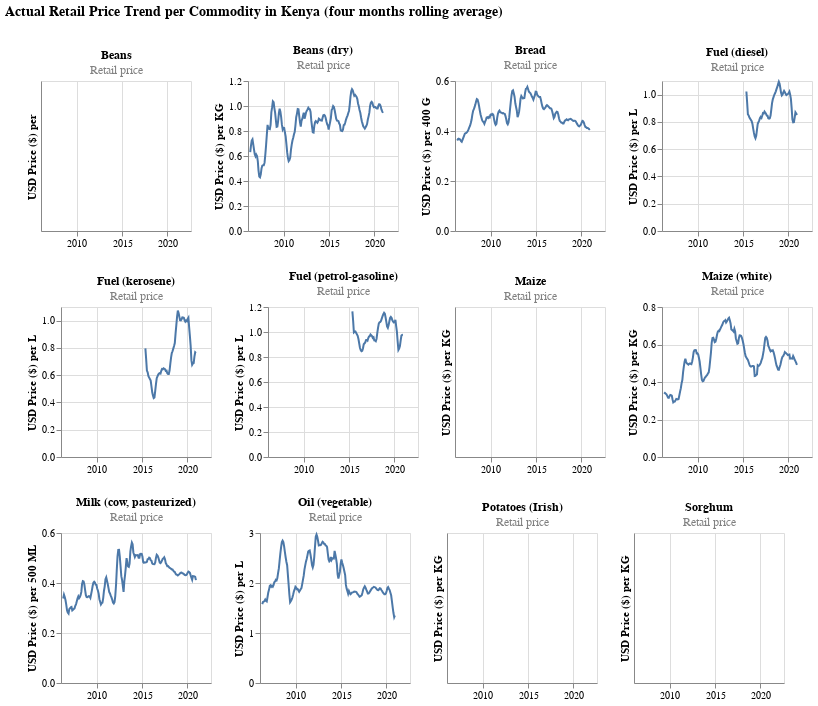

Write notebook code for a chart like this one.
### Code cell
charts = create_charts(food_prices_sbs, ['actual'], 'Retail')
compound_chart = facet_wrap(charts, plots_per_row=4) 
compound_chart.properties(
    title = {'text': 'Actual Retail Price Trend per Commodity in Kenya (four months rolling average)',
            'fontSize': 14})

### Figure 1 — Vega-Lite specification as saved in the notebook (floating-point values rounded to 4 significant figures; data arrays with more than 128 entries replaced by an {"elided": "..."} marker saying what was removed)
{"config": {"view": {"continuousWidth": 400, "continuousHeight": 300}}, "vconcat": [{"hconcat": []}, {"hconcat": [{"vconcat": []}, {"data": {"name": "data-d751713988987e9331980363e24189ce"}, "mark": "line", "encoding": {"x": {"field": "date", "scale": {"domain": ["2006-01-15T00:00:00", "2022-08-15T00:00:00"]}, "title": "", "type": "temporal"}, "y": {"field": "usdprice", "title": "USD Price ($) per ", "type": "quantitative"}}, "height": 150, "title": {"text": "Beans", "fontSize": 12, "subtitle": "Retail price", "subtitleColor": "gray"}, "width": 150}, {"data": {"name": "data-5752ca4076ea2c46abaedd76854d7066"}, "mark": "line", "encoding": {"x": {"field": "date", "scale": {"domain": ["2006-01-15T00:00:00", "2022-08-15T00:00:00"]}, "title": "", "type": "temporal"}, "y": {"field": "usdprice", "title": "USD Price ($) per KG", "type": "quantitative"}}, "height": 150, "title": {"text": "Beans (dry)", "fontSize": 12, "subtitle": "Retail price", "subtitleColor": "gray"}, "width": 150}, {"data": {"name": "data-35dd594aca40f235547da5cd9f1438a9"}, "mark": "line", "encoding": {"x": {"field": "date", "scale": {"domain": ["2006-01-15T00:00:00", "2022-08-15T00:00:00"]}, "title": "", "type": "temporal"}, "y": {"field": "usdprice", "title": "USD Price ($) per 400 G", "type": "quantitative"}}, "height": 150, "title": {"text": "Bread", "fontSize": 12, "subtitle": "Retail price", "subtitleColor": "gray"}, "width": 150}, {"data": {"name": "data-fb997acaaa431ad670e8fdc66c290458"}, "mark": "line", "encoding": {"x": {"field": "date", "scale": {"domain": ["2006-01-15T00:00:00", "2022-08-15T00:00:00"]}, "title": "", "type": "temporal"}, "y": {"field": "usdprice", "title": "USD Price ($) per L", "type": "quantitative"}}, "height": 150, "title": {"text": "Fuel (diesel)", "fontSize": 12, "subtitle": "Retail price", "subtitleColor": "gray"}, "width": 150}]}, {"hconcat": [{"vconcat": []}, {"data": {"name": "data-2d861de8a4ee77cf6f8e7b9a1ed175f9"}, "mark": "line", "encoding": {"x": {"field": "date", "scale": {"domain": ["2006-01-15T00:00:00", "2022-08-15T00:00:00"]}, "title": "", "type": "temporal"}, "y": {"field": "usdprice", "title": "USD Price ($) per L", "type": "quantitative"}}, "height": 150, "title": {"text": "Fuel (kerosene)", "fontSize": 12, "subtitle": "Retail price", "subtitleColor": "gray"}, "width": 150}, {"data": {"name": "data-64969aaa37be2fbc464da9bf72b9d698"}, "mark": "line", "encoding": {"x": {"field": "date", "scale": {"domain": ["2006-01-15T00:00:00", "2022-08-15T00:00:00"]}, "title": "", "type": "temporal"}, "y": {"field": "usdprice", "title": "USD Price ($) per L", "type": "quantitative"}}, "height": 150, "title": {"text": "Fuel (petrol-gasoline)", "fontSize": 12, "subtitle": "Retail price", "subtitleColor": "gray"}, "width": 150}, {"data": {"name": "data-c912179ebf992fcba5e086320e523dcb"}, "mark": "line", "encoding": {"x": {"field": "date", "scale": {"domain": ["2006-01-15T00:00:00", "2022-08-15T00:00:00"]}, "title": "", "type": "temporal"}, "y": {"field": "usdprice", "title": "USD Price ($) per KG", "type": "quantitative"}}, "height": 150, "title": {"text": "Maize", "fontSize": 12, "subtitle": "Retail price", "subtitleColor": "gray"}, "width": 150}, {"data": {"name": "data-ef6d8d85dc81460976c412c15aca3647"}, "mark": "line", "encoding": {"x": {"field": "date", "scale": {"domain": ["2006-01-15T00:00:00", "2022-08-15T00:00:00"]}, "title": "", "type": "temporal"}, "y": {"field": "usdprice", "title": "USD Price ($) per KG", "type": "quantitative"}}, "height": 150, "title": {"text": "Maize (white)", "fontSize": 12, "subtitle": "Retail price", "subtitleColor": "gray"}, "width": 150}]}, {"hconcat": [{"vconcat": []}, {"data": {"name": "data-db0889d670d26f101bca91a45dbb16b7"}, "mark": "line", "encoding": {"x": {"field": "date", "scale": {"domain": ["2006-01-15T00:00:00", "2022-08-15T00:00:00"]}, "title": "", "type": "temporal"}, "y": {"field": "usdprice", "title": "USD Price ($) per 500 ML", "type": "quantitative"}}, "height": 150, "title": {"text": "Milk (cow, pasteurized)", "fontSize": 12, "subtitle": "Retail price", "subtitleColor": "gray"}, "width": 150}, {"data": {"name": "data-5b7aa8b77bf4d9d8273da2b8a6f8d815"}, "mark": "line", "encoding": {"x": {"field": "date", "scale": {"domain": ["2006-01-15T00:00:00", "2022-08-15T00:00:00"]}, "title": "", "type": "temporal"}, "y": {"field": "usdprice", "title": "USD Price ($) per L", "type": "quantitative"}}, "height": 150, "title": {"text": "Oil (vegetable)", "fontSize": 12, "subtitle": "Retail price", "subtitleColor": "gray"}, "width": 150}, {"data": {"name": "data-c912179ebf992fcba5e086320e523dcb"}, "mark": "line", "encoding": {"x": {"field": "date", "scale": {"domain": ["2006-01-15T00:00:00", "2022-08-15T00:00:00"]}, "title": "", "type": "temporal"}, "y": {"field": "usdprice", "title": "USD Price ($) per KG", "type": "quantitative"}}, "height": 150, "title": {"text": "Potatoes (Irish)", "fontSize": 12, "subtitle": "Retail price", "subtitleColor": "gray"}, "width": 150}, {"data": {"name": "data-c912179ebf992fcba5e086320e523dcb"}, "mark": "line", "encoding": {"x": {"field": "date", "scale": {"domain": ["2006-01-15T00:00:00", "2022-08-15T00:00:00"]}, "title": "", "type": "temporal"}, "y": {"field": "usdprice", "title": "USD Price ($) per KG", "type": "quantitative"}}, "height": 150, "title": {"text": "Sorghum", "fontSize": 12, "subtitle": "Retail price", "subtitleColor": "gray"}, "width": 150}]}], "title": {"text": "Actual Retail Price Trend per Commodity in Kenya (four months rolling average)", "fontSize": 14}, "$schema": "https://vega.github.io/schema/vega-lite/v4.17.0.json", "datasets": {"data-d751713988987e9331980363e24189ce": [], "data-5752ca4076ea2c46abaedd76854d7066": {"elided": "180 records"}, "data-35dd594aca40f235547da5cd9f1438a9": {"elided": "178 records"}, "data-fb997acaaa431ad670e8fdc66c290458": [{"date": "2014-07-15T00:00:00", "priceflag": "actual", "pricetype": "Retail", "usdprice": null}, {"date": "2014-08-15T00:00:00", "priceflag": "actual", "pricetype": "Retail", "usdprice": null}, {"date": "2015-04-15T00:00:00", "priceflag": "actual", "pricetype": "Retail", "usdprice": null}, {"date": "2015-05-15T00:00:00", "priceflag": "actual", "pricetype": "Retail", "usdprice": 1.023}, {"date": "2015-06-15T00:00:00", "priceflag": "actual", "pricetype": "Retail", "usdprice": 0.9408}, {"date": "2015-07-15T00:00:00", "priceflag": "actual", "pricetype": "Retail", "usdprice": 0.8545}, {"date": "2015-08-15T00:00:00", "priceflag": "actual", "pricetype": "Retail", "usdprice": 0.8472}, {"date": "2015-09-15T00:00:00", "priceflag": "actual", "pricetype": "Retail", "usdprice": 0.8313}, {"date": "2015-12-15T00:00:00", "priceflag": "actual", "pricetype": "Retail", "usdprice": 0.8053}, {"date": "2016-01-15T00:00:00", "priceflag": "actual", "pricetype": "Retail", "usdprice": 0.7844}, {"date": "2016-02-15T00:00:00", "priceflag": "actual", "pricetype": "Retail", "usdprice": 0.7493}, {"date": "2016-03-15T00:00:00", "priceflag": "actual", "pricetype": "Retail", "usdprice": 0.7194}, {"date": "2016-04-15T00:00:00", "priceflag": "actual", "pricetype": "Retail", "usdprice": 0.6929}, {"date": "2016-05-15T00:00:00", "priceflag": "actual", "pricetype": "Retail", "usdprice": 0.6795}, {"date": "2016-06-15T00:00:00", "priceflag": "actual", "pricetype": "Retail", "usdprice": 0.6979}, {"date": "2016-07-15T00:00:00", "priceflag": "actual", "pricetype": "Retail", "usdprice": 0.7424}, {"date": "2016-08-15T00:00:00", "priceflag": "actual", "pricetype": "Retail", "usdprice": 0.7855}, {"date": "2016-10-15T00:00:00", "priceflag": "actual", "pricetype": "Retail", "usdprice": 0.8114}, {"date": "2016-11-15T00:00:00", "priceflag": "actual", "pricetype": "Retail", "usdprice": 0.8296}, {"date": "2016-12-15T00:00:00", "priceflag": "actual", "pricetype": "Retail", "usdprice": 0.8376}, {"date": "2017-01-15T00:00:00", "priceflag": "actual", "pricetype": "Retail", "usdprice": 0.8296}, {"date": "2017-02-15T00:00:00", "priceflag": "actual", "pricetype": "Retail", "usdprice": 0.8465}, {"date": "2017-03-15T00:00:00", "priceflag": "actual", "pricetype": "Retail", "usdprice": 0.8647}, {"date": "2017-04-15T00:00:00", "priceflag": "actual", "pricetype": "Retail", "usdprice": 0.8623}, {"date": "2017-05-15T00:00:00", "priceflag": "actual", "pricetype": "Retail", "usdprice": 0.8755}, {"date": "2017-07-15T00:00:00", "priceflag": "actual", "pricetype": "Retail", "usdprice": 0.8595}, {"date": "2017-08-15T00:00:00", "priceflag": "actual", "pricetype": "Retail", "usdprice": 0.8458}, {"date": "2017-09-15T00:00:00", "priceflag": "actual", "pricetype": "Retail", "usdprice": 0.8451}, {"date": "2017-10-15T00:00:00", "priceflag": "actual", "pricetype": "Retail", "usdprice": 0.8263}, {"date": "2017-11-15T00:00:00", "priceflag": "actual", "pricetype": "Retail", "usdprice": 0.8243}, {"date": "2017-12-15T00:00:00", "priceflag": "actual", "pricetype": "Retail", "usdprice": 0.8269}, {"date": "2018-01-15T00:00:00", "priceflag": "actual", "pricetype": "Retail", "usdprice": 0.8467}, {"date": "2018-02-15T00:00:00", "priceflag": "actual", "pricetype": "Retail", "usdprice": 0.8914}, {"date": "2018-03-15T00:00:00", "priceflag": "actual", "pricetype": "Retail", "usdprice": 0.9355}, {"date": "2018-04-15T00:00:00", "priceflag": "actual", "pricetype": "Retail", "usdprice": 0.9657}, {"date": "2018-05-15T00:00:00", "priceflag": "actual", "pricetype": "Retail", "usdprice": 0.9816}, {"date": "2018-06-15T00:00:00", "priceflag": "actual", "pricetype": "Retail", "usdprice": 0.9989}, {"date": "2018-07-15T00:00:00", "priceflag": "actual", "pricetype": "Retail", "usdprice": 1.01}, {"date": "2018-08-15T00:00:00", "priceflag": "actual", "pricetype": "Retail", "usdprice": 1.024}, {"date": "2018-09-15T00:00:00", "priceflag": "actual", "pricetype": "Retail", "usdprice": 1.042}, {"date": "2018-10-15T00:00:00", "priceflag": "actual", "pricetype": "Retail", "usdprice": 1.057}, {"date": "2018-11-15T00:00:00", "priceflag": "actual", "pricetype": "Retail", "usdprice": 1.077}, {"date": "2018-12-15T00:00:00", "priceflag": "actual", "pricetype": "Retail", "usdprice": 1.095}, {"date": "2019-01-15T00:00:00", "priceflag": "actual", "pricetype": "Retail", "usdprice": 1.08}, {"date": "2019-02-15T00:00:00", "priceflag": "actual", "pricetype": "Retail", "usdprice": 1.047}, {"date": "2019-03-15T00:00:00", "priceflag": "actual", "pricetype": "Retail", "usdprice": 1.014}, {"date": "2019-04-15T00:00:00", "priceflag": "actual", "pricetype": "Retail", "usdprice": 0.9942}, {"date": "2019-05-15T00:00:00", "priceflag": "actual", "pricetype": "Retail", "usdprice": 1.001}, {"date": "2019-06-15T00:00:00", "priceflag": "actual", "pricetype": "Retail", "usdprice": 1.017}, {"date": "2019-07-15T00:00:00", "priceflag": "actual", "pricetype": "Retail", "usdprice": 1.028}, {"date": "2019-08-15T00:00:00", "priceflag": "actual", "pricetype": "Retail", "usdprice": 1.018}, {"date": "2019-09-15T00:00:00", "priceflag": "actual", "pricetype": "Retail", "usdprice": 1.006}, {"date": "2019-10-15T00:00:00", "priceflag": "actual", "pricetype": "Retail", "usdprice": 0.997}, {"date": "2019-11-15T00:00:00", "priceflag": "actual", "pricetype": "Retail", "usdprice": 1.001}, {"date": "2019-12-15T00:00:00", "priceflag": "actual", "pricetype": "Retail", "usdprice": 1.004}, {"date": "2020-01-15T00:00:00", "priceflag": "actual", "pricetype": "Retail", "usdprice": 1.011}, {"date": "2020-02-15T00:00:00", "priceflag": "actual", "pricetype": "Retail", "usdprice": 1.023}, {"date": "2020-03-15T00:00:00", "priceflag": "actual", "pricetype": "Retail", "usdprice": 1.001}, {"date": "2020-04-15T00:00:00", "priceflag": "actual", "pricetype": "Retail", "usdprice": 0.9695}, {"date": "2020-05-15T00:00:00", "priceflag": "actual", "pricetype": "Retail", "usdprice": 0.9009}, {"date": "2020-06-15T00:00:00", "priceflag": "actual", "pricetype": "Retail", "usdprice": 0.8186}, {"date": "2020-07-15T00:00:00", "priceflag": "actual", "pricetype": "Retail", "usdprice": 0.7974}, {"date": "2020-08-15T00:00:00", "priceflag": "actual", "pricetype": "Retail", "usdprice": 0.7988}, {"date": "2020-09-15T00:00:00", "priceflag": "actual", "pricetype": "Retail", "usdprice": 0.8316}, {"date": "2020-10-15T00:00:00", "priceflag": "actual", "pricetype": "Retail", "usdprice": 0.8709}, {"date": "2020-11-15T00:00:00", "priceflag": "actual", "pricetype": "Retail", "usdprice": 0.862}, {"date": "2020-12-15T00:00:00", "priceflag": "actual", "pricetype": "Retail", "usdprice": 0.8504}], "data-2d861de8a4ee77cf6f8e7b9a1ed175f9": [{"date": "2014-07-15T00:00:00", "priceflag": "actual", "pricetype": "Retail", "usdprice": null}, {"date": "2014-08-15T00:00:00", "priceflag": "actual", "pricetype": "Retail", "usdprice": null}, {"date": "2015-04-15T00:00:00", "priceflag": "actual", "pricetype": "Retail", "usdprice": null}, {"date": "2015-05-15T00:00:00", "priceflag": "actual", "pricetype": "Retail", "usdprice": 0.7969}, {"date": "2015-06-15T00:00:00", "priceflag": "actual", "pricetype": "Retail", "usdprice": 0.7175}, {"date": "2015-07-15T00:00:00", "priceflag": "actual", "pricetype": "Retail", "usdprice": 0.6342}, {"date": "2015-08-15T00:00:00", "priceflag": "actual", "pricetype": "Retail", "usdprice": 0.6209}, {"date": "2015-09-15T00:00:00", "priceflag": "actual", "pricetype": "Retail", "usdprice": 0.5924}, {"date": "2015-12-15T00:00:00", "priceflag": "actual", "pricetype": "Retail", "usdprice": 0.5607}, {"date": "2016-01-15T00:00:00", "priceflag": "actual", "pricetype": "Retail", "usdprice": 0.5185}, {"date": "2016-02-15T00:00:00", "priceflag": "actual", "pricetype": "Retail", "usdprice": 0.4744}, {"date": "2016-03-15T00:00:00", "priceflag": "actual", "pricetype": "Retail", "usdprice": 0.4513}, {"date": "2016-04-15T00:00:00", "priceflag": "actual", "pricetype": "Retail", "usdprice": 0.4317}, {"date": "2016-05-15T00:00:00", "priceflag": "actual", "pricetype": "Retail", "usdprice": 0.4362}, {"date": "2016-06-15T00:00:00", "priceflag": "actual", "pricetype": "Retail", "usdprice": 0.4856}, {"date": "2016-07-15T00:00:00", "priceflag": "actual", "pricetype": "Retail", "usdprice": 0.5344}, {"date": "2016-08-15T00:00:00", "priceflag": "actual", "pricetype": "Retail", "usdprice": 0.5781}, {"date": "2016-10-15T00:00:00", "priceflag": "actual", "pricetype": "Retail", "usdprice": 0.6042}, {"date": "2016-11-15T00:00:00", "priceflag": "actual", "pricetype": "Retail", "usdprice": 0.6117}, {"date": "2016-12-15T00:00:00", "priceflag": "actual", "pricetype": "Retail", "usdprice": 0.6155}, {"date": "2017-01-15T00:00:00", "priceflag": "actual", "pricetype": "Retail", "usdprice": 0.6125}, {"date": "2017-02-15T00:00:00", "priceflag": "actual", "pricetype": "Retail", "usdprice": 0.6328}, {"date": "2017-03-15T00:00:00", "priceflag": "actual", "pricetype": "Retail", "usdprice": 0.6455}, {"date": "2017-04-15T00:00:00", "priceflag": "actual", "pricetype": "Retail", "usdprice": 0.6432}, {"date": "2017-05-15T00:00:00", "priceflag": "actual", "pricetype": "Retail", "usdprice": 0.6506}, {"date": "2017-07-15T00:00:00", "priceflag": "actual", "pricetype": "Retail", "usdprice": 0.6433}, {"date": "2017-08-15T00:00:00", "priceflag": "actual", "pricetype": "Retail", "usdprice": 0.6304}, {"date": "2017-09-15T00:00:00", "priceflag": "actual", "pricetype": "Retail", "usdprice": 0.633}, {"date": "2017-10-15T00:00:00", "priceflag": "actual", "pricetype": "Retail", "usdprice": 0.6138}, {"date": "2017-11-15T00:00:00", "priceflag": "actual", "pricetype": "Retail", "usdprice": 0.6082}, {"date": "2017-12-15T00:00:00", "priceflag": "actual", "pricetype": "Retail", "usdprice": 0.6081}, {"date": "2018-01-15T00:00:00", "priceflag": "actual", "pricetype": "Retail", "usdprice": 0.6339}, {"date": "2018-02-15T00:00:00", "priceflag": "actual", "pricetype": "Retail", "usdprice": 0.6845}, {"date": "2018-03-15T00:00:00", "priceflag": "actual", "pricetype": "Retail", "usdprice": 0.7264}, {"date": "2018-04-15T00:00:00", "priceflag": "actual", "pricetype": "Retail", "usdprice": 0.7618}, {"date": "2018-05-15T00:00:00", "priceflag": "actual", "pricetype": "Retail", "usdprice": 0.7755}, {"date": "2018-06-15T00:00:00", "priceflag": "actual", "pricetype": "Retail", "usdprice": 0.7948}, {"date": "2018-07-15T00:00:00", "priceflag": "actual", "pricetype": "Retail", "usdprice": 0.8133}, {"date": "2018-08-15T00:00:00", "priceflag": "actual", "pricetype": "Retail", "usdprice": 0.8357}, {"date": "2018-09-15T00:00:00", "priceflag": "actual", "pricetype": "Retail", "usdprice": 0.9064}, {"date": "2018-10-15T00:00:00", "priceflag": "actual", "pricetype": "Retail", "usdprice": 0.9671}, {"date": "2018-11-15T00:00:00", "priceflag": "actual", "pricetype": "Retail", "usdprice": 1.029}, {"date": "2018-12-15T00:00:00", "priceflag": "actual", "pricetype": "Retail", "usdprice": 1.073}, {"date": "2019-01-15T00:00:00", "priceflag": "actual", "pricetype": "Retail", "usdprice": 1.057}, {"date": "2019-02-15T00:00:00", "priceflag": "actual", "pricetype": "Retail", "usdprice": 1.027}, {"date": "2019-03-15T00:00:00", "priceflag": "actual", "pricetype": "Retail", "usdprice": 1.003}, {"date": "2019-04-15T00:00:00", "priceflag": "actual", "pricetype": "Retail", "usdprice": 1.002}, {"date": "2019-05-15T00:00:00", "priceflag": "actual", "pricetype": "Retail", "usdprice": 1.011}, {"date": "2019-06-15T00:00:00", "priceflag": "actual", "pricetype": "Retail", "usdprice": 1.023}, {"date": "2019-07-15T00:00:00", "priceflag": "actual", "pricetype": "Retail", "usdprice": 1.023}, {"date": "2019-08-15T00:00:00", "priceflag": "actual", "pricetype": "Retail", "usdprice": 1.021}, {"date": "2019-09-15T00:00:00", "priceflag": "actual", "pricetype": "Retail", "usdprice": 1.003}, {"date": "2019-10-15T00:00:00", "priceflag": "actual", "pricetype": "Retail", "usdprice": 0.9926}, {"date": "2019-11-15T00:00:00", "priceflag": "actual", "pricetype": "Retail", "usdprice": 1.0}, {"date": "2019-12-15T00:00:00", "priceflag": "actual", "pricetype": "Retail", "usdprice": 0.9964}, {"date": "2020-01-15T00:00:00", "priceflag": "actual", "pricetype": "Retail", "usdprice": 1.013}, {"date": "2020-02-15T00:00:00", "priceflag": "actual", "pricetype": "Retail", "usdprice": 1.022}, {"date": "2020-03-15T00:00:00", "priceflag": "actual", "pricetype": "Retail", "usdprice": 0.9527}, {"date": "2020-04-15T00:00:00", "priceflag": "actual", "pricetype": "Retail", "usdprice": 0.8863}, {"date": "2020-05-15T00:00:00", "priceflag": "actual", "pricetype": "Retail", "usdprice": 0.8169}, {"date": "2020-06-15T00:00:00", "priceflag": "actual", "pricetype": "Retail", "usdprice": 0.7103}, {"date": "2020-07-15T00:00:00", "priceflag": "actual", "pricetype": "Retail", "usdprice": 0.6763}, {"date": "2020-08-15T00:00:00", "priceflag": "actual", "pricetype": "Retail", "usdprice": 0.6858}, {"date": "2020-09-15T00:00:00", "priceflag": "actual", "pricetype": "Retail", "usdprice": 0.6889}, {"date": "2020-10-15T00:00:00", "priceflag": "actual", "pricetype": "Retail", "usdprice": 0.7356}, {"date": "2020-11-15T00:00:00", "priceflag": "actual", "pricetype": "Retail", "usdprice": 0.7681}, {"date": "2020-12-15T00:00:00", "priceflag": "actual", "pricetype": "Retail", "usdprice": 0.7633}], "data-64969aaa37be2fbc464da9bf72b9d698": [{"date": "2014-07-15T00:00:00", "priceflag": "actual", "pricetype": "Retail", "usdprice": null}, {"date": "2014-08-15T00:00:00", "priceflag": "actual", "pricetype": "Retail", "usdprice": null}, {"date": "2015-04-15T00:00:00", "priceflag": "actual", "pricetype": "Retail", "usdprice": null}, {"date": "2015-05-15T00:00:00", "priceflag": "actual", "pricetype": "Retail", "usdprice": 1.164}, {"date": "2015-06-15T00:00:00", "priceflag": "actual", "pricetype": "Retail", "usdprice": 1.087}, {"date": "2015-07-15T00:00:00", "priceflag": "actual", "pricetype": "Retail", "usdprice": 0.9961}, {"date": "2015-08-15T00:00:00", "priceflag": "actual", "pricetype": "Retail", "usdprice": 1.001}, {"date": "2015-09-15T00:00:00", "priceflag": "actual", "pricetype": "Retail", "usdprice": 1.004}, {"date": "2015-12-15T00:00:00", "priceflag": "actual", "pricetype": "Retail", "usdprice": 0.9698}, {"date": "2016-01-15T00:00:00", "priceflag": "actual", "pricetype": "Retail", "usdprice": 0.9435}, {"date": "2016-02-15T00:00:00", "priceflag": "actual", "pricetype": "Retail", "usdprice": 0.9083}, {"date": "2016-03-15T00:00:00", "priceflag": "actual", "pricetype": "Retail", "usdprice": 0.874}, {"date": "2016-04-15T00:00:00", "priceflag": "actual", "pricetype": "Retail", "usdprice": 0.8549}, {"date": "2016-05-15T00:00:00", "priceflag": "actual", "pricetype": "Retail", "usdprice": 0.8461}, {"date": "2016-06-15T00:00:00", "priceflag": "actual", "pricetype": "Retail", "usdprice": 0.8492}, {"date": "2016-07-15T00:00:00", "priceflag": "actual", "pricetype": "Retail", "usdprice": 0.8682}, {"date": "2016-08-15T00:00:00", "priceflag": "actual", "pricetype": "Retail", "usdprice": 0.9017}, {"date": "2016-10-15T00:00:00", "priceflag": "actual", "pricetype": "Retail", "usdprice": 0.9168}, {"date": "2016-11-15T00:00:00", "priceflag": "actual", "pricetype": "Retail", "usdprice": 0.9358}, {"date": "2016-12-15T00:00:00", "priceflag": "actual", "pricetype": "Retail", "usdprice": 0.9369}, {"date": "2017-01-15T00:00:00", "priceflag": "actual", "pricetype": "Retail", "usdprice": 0.9309}, {"date": "2017-02-15T00:00:00", "priceflag": "actual", "pricetype": "Retail", "usdprice": 0.9515}, {"date": "2017-03-15T00:00:00", "priceflag": "actual", "pricetype": "Retail", "usdprice": 0.964}, {"date": "2017-04-15T00:00:00", "priceflag": "actual", "pricetype": "Retail", "usdprice": 0.9669}, {"date": "2017-05-15T00:00:00", "priceflag": "actual", "pricetype": "Retail", "usdprice": 0.98}, {"date": "2017-07-15T00:00:00", "priceflag": "actual", "pricetype": "Retail", "usdprice": 0.9674}, {"date": "2017-08-15T00:00:00", "priceflag": "actual", "pricetype": "Retail", "usdprice": 0.9526}, {"date": "2017-09-15T00:00:00", "priceflag": "actual", "pricetype": "Retail", "usdprice": 0.9572}, {"date": "2017-10-15T00:00:00", "priceflag": "actual", "pricetype": "Retail", "usdprice": 0.9328}, {"date": "2017-11-15T00:00:00", "priceflag": "actual", "pricetype": "Retail", "usdprice": 0.9316}, {"date": "2017-12-15T00:00:00", "priceflag": "actual", "pricetype": "Retail", "usdprice": 0.9263}, {"date": "2018-01-15T00:00:00", "priceflag": "actual", "pricetype": "Retail", "usdprice": 0.9462}, {"date": "2018-02-15T00:00:00", "priceflag": "actual", "pricetype": "Retail", "usdprice": 0.9956}, {"date": "2018-03-15T00:00:00", "priceflag": "actual", "pricetype": "Retail", "usdprice": 1.032}, {"date": "2018-04-15T00:00:00", "priceflag": "actual", "pricetype": "Retail", "usdprice": 1.068}, {"date": "2018-05-15T00:00:00", "priceflag": "actual", "pricetype": "Retail", "usdprice": 1.077}, {"date": "2018-06-15T00:00:00", "priceflag": "actual", "pricetype": "Retail", "usdprice": 1.08}, {"date": "2018-07-15T00:00:00", "priceflag": "actual", "pricetype": "Retail", "usdprice": 1.089}, {"date": "2018-08-15T00:00:00", "priceflag": "actual", "pricetype": "Retail", "usdprice": 1.109}, {"date": "2018-09-15T00:00:00", "priceflag": "actual", "pricetype": "Retail", "usdprice": 1.127}, {"date": "2018-10-15T00:00:00", "priceflag": "actual", "pricetype": "Retail", "usdprice": 1.143}, {"date": "2018-11-15T00:00:00", "priceflag": "actual", "pricetype": "Retail", "usdprice": 1.154}, {"date": "2018-12-15T00:00:00", "priceflag": "actual", "pricetype": "Retail", "usdprice": 1.147}, {"date": "2019-01-15T00:00:00", "priceflag": "actual", "pricetype": "Retail", "usdprice": 1.116}, {"date": "2019-02-15T00:00:00", "priceflag": "actual", "pricetype": "Retail", "usdprice": 1.078}, {"date": "2019-03-15T00:00:00", "priceflag": "actual", "pricetype": "Retail", "usdprice": 1.044}, {"date": "2019-04-15T00:00:00", "priceflag": "actual", "pricetype": "Retail", "usdprice": 1.033}, {"date": "2019-05-15T00:00:00", "priceflag": "actual", "pricetype": "Retail", "usdprice": 1.054}, {"date": "2019-06-15T00:00:00", "priceflag": "actual", "pricetype": "Retail", "usdprice": 1.084}, {"date": "2019-07-15T00:00:00", "priceflag": "actual", "pricetype": "Retail", "usdprice": 1.112}, {"date": "2019-08-15T00:00:00", "priceflag": "actual", "pricetype": "Retail", "usdprice": 1.12}, {"date": "2019-09-15T00:00:00", "priceflag": "actual", "pricetype": "Retail", "usdprice": 1.112}, {"date": "2019-10-15T00:00:00", "priceflag": "actual", "pricetype": "Retail", "usdprice": 1.093}, {"date": "2019-11-15T00:00:00", "priceflag": "actual", "pricetype": "Retail", "usdprice": 1.083}, {"date": "2019-12-15T00:00:00", "priceflag": "actual", "pricetype": "Retail", "usdprice": 1.076}, {"date": "2020-01-15T00:00:00", "priceflag": "actual", "pricetype": "Retail", "usdprice": 1.08}, {"date": "2020-02-15T00:00:00", "priceflag": "actual", "pricetype": "Retail", "usdprice": 1.097}, {"date": "2020-03-15T00:00:00", "priceflag": "actual", "pricetype": "Retail", "usdprice": 1.049}, {"date": "2020-04-15T00:00:00", "priceflag": "actual", "pricetype": "Retail", "usdprice": 1.002}, {"date": "2020-05-15T00:00:00", "priceflag": "actual", "pricetype": "Retail", "usdprice": 0.9258}, {"date": "2020-06-15T00:00:00", "priceflag": "actual", "pricetype": "Retail", "usdprice": 0.857}, {"date": "2020-07-15T00:00:00", "priceflag": "actual", "pricetype": "Retail", "usdprice": 0.8675}, {"date": "2020-08-15T00:00:00", "priceflag": "actual", "pricetype": "Retail", "usdprice": 0.8869}, {"date": "2020-09-15T00:00:00", "priceflag": "actual", "pricetype": "Retail", "usdprice": 0.9332}, {"date": "2020-10-15T00:00:00", "priceflag": "actual", "pricetype": "Retail", "usdprice": 0.9715}, {"date": "2020-11-15T00:00:00", "priceflag": "actual", "pricetype": "Retail", "usdprice": 0.977}, {"date": "2020-12-15T00:00:00", "priceflag": "actual", "pricetype": "Retail", "usdprice": 0.9777}], "data-c912179ebf992fcba5e086320e523dcb": [{"date": "2020-08-15T00:00:00", "priceflag": "actual", "pricetype": "Retail", "usdprice": null}], "data-ef6d8d85dc81460976c412c15aca3647": {"elided": "180 records"}, "data-db0889d670d26f101bca91a45dbb16b7": {"elided": "178 records"}, "data-5b7aa8b77bf4d9d8273da2b8a6f8d815": {"elided": "178 records"}}}
